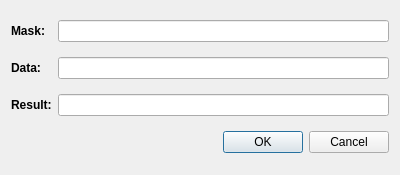
<?xml version="1.0" encoding="UTF-8"?>
<ui version="4.0">
 <class>XorDialog</class>
 <widget class="QDialog" name="XorDialog">
  <property name="geometry">
   <rect>
    <x>0</x>
    <y>0</y>
    <width>400</width>
    <height>175</height>
   </rect>
  </property>
  <property name="windowTitle">
   <string>Dialog</string>
  </property>
  <layout class="QGridLayout" name="gridLayout">
   <item row="0" column="0">
    <widget class="QLabel" name="label_3">
     <property name="sizePolicy">
      <sizepolicy hsizetype="Maximum" vsizetype="Preferred">
       <horstretch>0</horstretch>
       <verstretch>0</verstretch>
      </sizepolicy>
     </property>
     <property name="font">
      <font>
       <weight>75</weight>
       <bold>true</bold>
      </font>
     </property>
     <property name="text">
      <string>Mask:</string>
     </property>
    </widget>
   </item>
   <item row="0" column="1" colspan="2">
    <widget class="QLineEdit" name="maskLineEdit"/>
   </item>
   <item row="1" column="0">
    <widget class="QLabel" name="dataLabel">
     <property name="font">
      <font>
       <weight>75</weight>
       <bold>true</bold>
      </font>
     </property>
     <property name="text">
      <string>Data:</string>
     </property>
    </widget>
   </item>
   <item row="1" column="1" colspan="2">
    <widget class="QLineEdit" name="dataLineEdit">
     <property name="readOnly">
      <bool>true</bool>
     </property>
    </widget>
   </item>
   <item row="2" column="0">
    <widget class="QLabel" name="resultLabel">
     <property name="font">
      <font>
       <weight>75</weight>
       <bold>true</bold>
      </font>
     </property>
     <property name="text">
      <string>Result:</string>
     </property>
    </widget>
   </item>
   <item row="2" column="1" colspan="2">
    <widget class="QLineEdit" name="resultLineEdit">
     <property name="readOnly">
      <bool>true</bool>
     </property>
    </widget>
   </item>
   <item row="3" column="0" colspan="2">
    <widget class="QLabel" name="statusLabel">
     <property name="sizePolicy">
      <sizepolicy hsizetype="Expanding" vsizetype="Preferred">
       <horstretch>0</horstretch>
       <verstretch>0</verstretch>
      </sizepolicy>
     </property>
     <property name="text">
      <string/>
     </property>
    </widget>
   </item>
   <item row="3" column="2">
    <widget class="QDialogButtonBox" name="buttonBox">
     <property name="sizePolicy">
      <sizepolicy hsizetype="Maximum" vsizetype="Fixed">
       <horstretch>0</horstretch>
       <verstretch>0</verstretch>
      </sizepolicy>
     </property>
     <property name="orientation">
      <enum>Qt::Horizontal</enum>
     </property>
     <property name="standardButtons">
      <set>QDialogButtonBox::Cancel|QDialogButtonBox::Ok</set>
     </property>
    </widget>
   </item>
  </layout>
 </widget>
 <resources/>
 <connections>
  <connection>
   <sender>buttonBox</sender>
   <signal>accepted()</signal>
   <receiver>XorDialog</receiver>
   <slot>accept()</slot>
   <hints>
    <hint type="sourcelabel">
     <x>390</x>
     <y>141</y>
    </hint>
    <hint type="destinationlabel">
     <x>157</x>
     <y>174</y>
    </hint>
   </hints>
  </connection>
  <connection>
   <sender>buttonBox</sender>
   <signal>rejected()</signal>
   <receiver>XorDialog</receiver>
   <slot>reject()</slot>
   <hints>
    <hint type="sourcelabel">
     <x>390</x>
     <y>147</y>
    </hint>
    <hint type="destinationlabel">
     <x>286</x>
     <y>174</y>
    </hint>
   </hints>
  </connection>
 </connections>
 <slots>
  <slot>slotTextChanged()</slot>
 </slots>
</ui>
